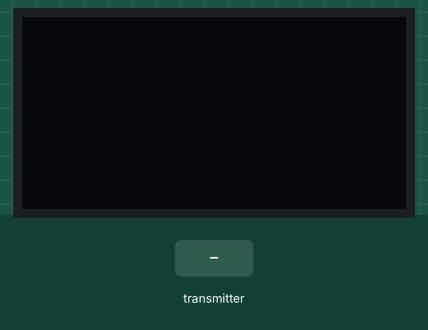
A sketch run on a simulated ESP32. Shown: 128×64 one-colour display. Inputs (shaded band) come from the test bench. What the sketch prints to the serial monitor is not drawn.

Above: at 1.2 s.
1.3 s: the transmitter starts sending latitude = 0
At 2.4 s:
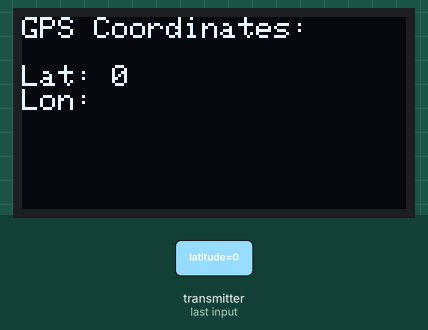
2.8 s: the transmitter starts sending longitude = 0
At 3.5 s:
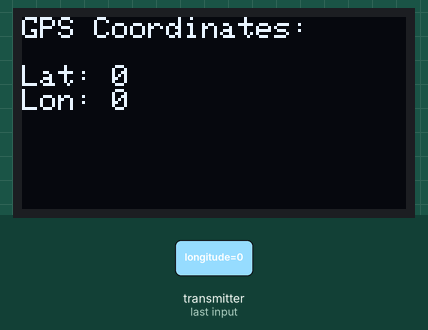
4.3 s: the transmitter starts sending latitude = 1
At 4.7 s:
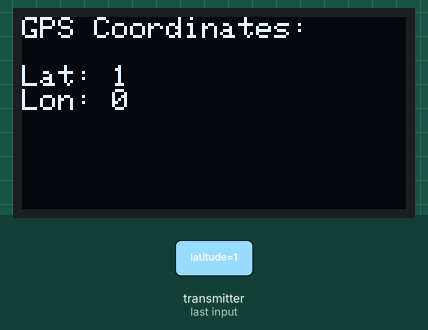
5.8 s: the transmitter starts sending longitude = 1
At 7.0 s:
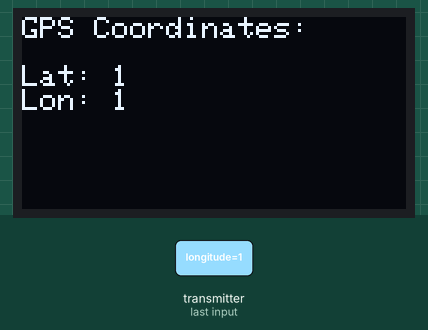
Timing chart, 0 to 8.3 s (numbered marks = the images above; inputs shaded):
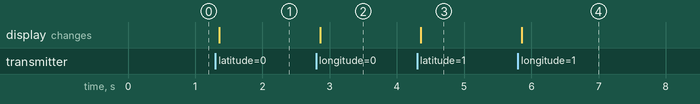

The sketch:

one-way-reciever-gps-oled.ino
```cpp
// ESP NOW One way - receiver with OLED SCREEN, gets GPS Data from transmitter

#include <WiFi.h>
#include <esp_now.h>
#include <Wire.h>
#include <Adafruit_GFX.h>
#include <Adafruit_SSD1306.h>

// OLED Display Configuration
#define SCREEN_WIDTH 128
#define SCREEN_HEIGHT 64
#define OLED_RESET -1
#define SCREEN_ADDRESS 0x3C
Adafruit_SSD1306 display(SCREEN_WIDTH, SCREEN_HEIGHT, &Wire, OLED_RESET);

// Structure to receive GPS data
typedef struct struct_message {
  char latitude[12];
  char longitude[12];
} struct_message;

struct_message receivedData;

// ESP-NOW Receive Callback
void OnDataRecv(const esp_now_recv_info_t *info, const uint8_t *incomingData, int len) {
  memcpy(&receivedData, incomingData, sizeof(receivedData));

  Serial.println("GPS Data Received:");
  Serial.print("Latitude: ");
  Serial.println(receivedData.latitude);
  Serial.print("Longitude: ");
  Serial.println(receivedData.longitude);
  Serial.println("------------------");

  // Display data on OLED
  display.clearDisplay();
  display.setTextSize(1);
  display.setTextColor(SSD1306_WHITE);
  display.setCursor(0, 0);
  display.println("GPS Coordinates:");
  display.println();
  display.print("Lat: ");
  display.println(receivedData.latitude);
  display.print("Lon: ");
  display.println(receivedData.longitude);
  display.display();
}

void setup() {
  Serial.begin(115200);

  // Initialize OLED
  if (!display.begin(SSD1306_SWITCHCAPVCC, SCREEN_ADDRESS)) {
    Serial.println(F("SSD1306 allocation failed"));
    for (;;);
  }
  display.clearDisplay();

  WiFi.mode(WIFI_STA);

  if (esp_now_init() != ESP_OK) {
    Serial.println("ESP-NOW Init Failed");
    return;
  }

  esp_now_register_recv_cb(OnDataRecv);
}

void loop() {
  // ESP-NOW runs in the background
}
```

Measured:
- after the input at 1.3 s, the display: changes after 0.06 s (image 1)
- after the input at 2.8 s, the display: changes after 0.06 s (image 2)
- after the input at 4.3 s, the display: changes after 0.06 s (image 3)
- after the input at 5.8 s, the display: changes after 0.06 s (image 4)
